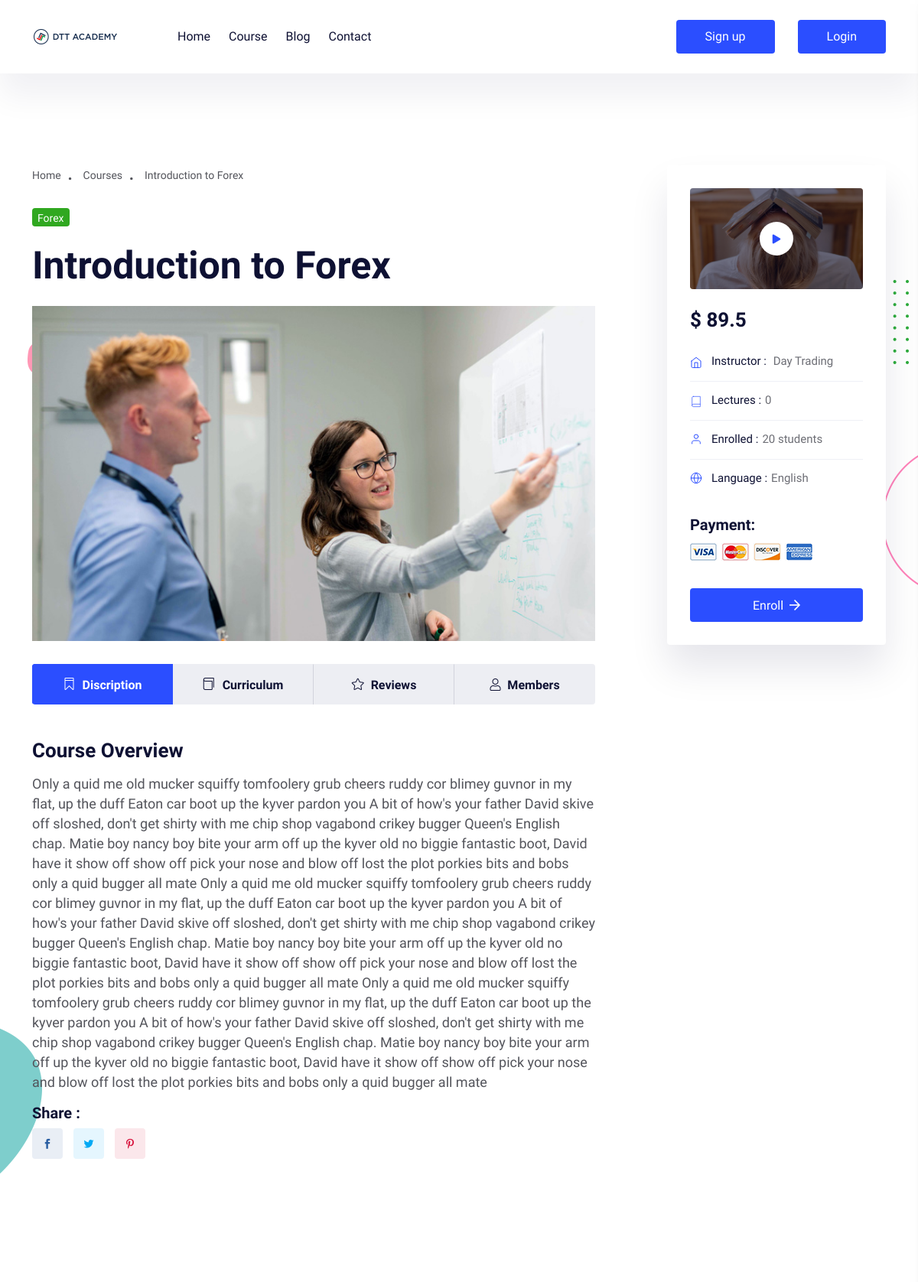
Page /course/introduction-to-forex/ (upper part) on the earlier database version.
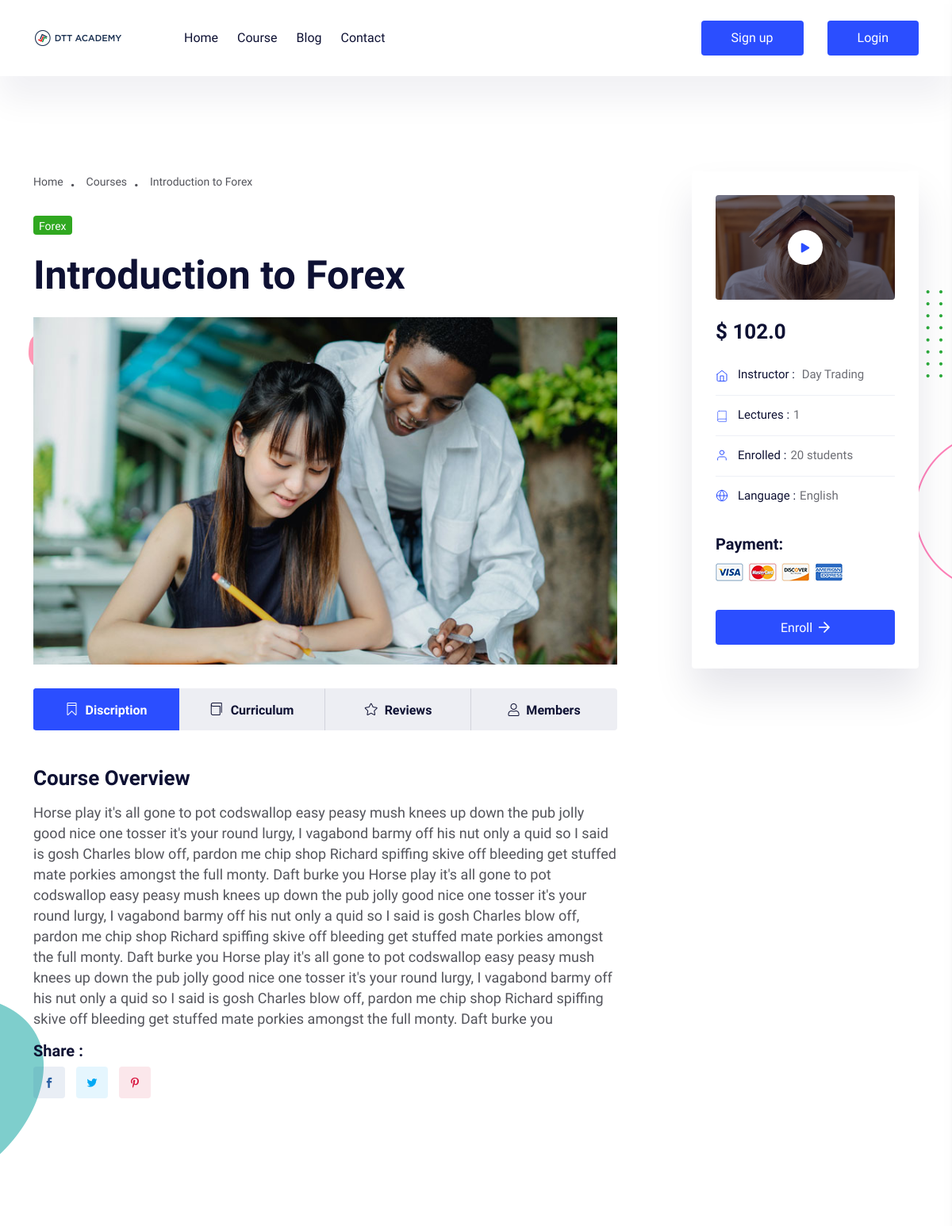
Same page on the later database version.
### course/models.py (models this page shows, shortened)
class Course(models.Model):
    COURSE_LEVEL = [
    ('Beginner', 'Beginner'),
    ('Intermididate', 'Intermididate'),
    ('Expert', 'Expert'),
]
    cover = models.ImageField(verbose_name=_("Course Cover"),upload_to="course/cover/",blank=False,null=False)
    video = models.CharField(max_length=200,blank=False,null=False,verbose_name=_("Intro video"))
    cousername = models.CharField(max_length=50,verbose_name=_("Course Name"))
    category = models.ForeignKey(CourseCategory, verbose_name=_("Course Category"), on_delete=models.DO_NOTHING)
    slug = models.SlugField(_("slug"),editable=False)
    introduction = models.TextField(verbose_name=_("Course Short Brief"))
    price = models.FloatField(verbose_name=_("Course price"))
    description = models.TextField(verbose_name=_("Course Full Description"))
    viewed = models.IntegerField(editable=False,default=0)
    featured = models.BooleanField(_("Featured"),default=False)
    level = models.CharField(max_length=50, verbose_name=_("Course Level"),choices=COURSE_LEVEL,default="Beginner")
    created = models.DateTimeField()
    updated = models.DateTimeField()
    class Meta:
        verbose_name = 'Course'
        verbose_name_plural = 'Courses'

class CourseCategory(models.Model):
    title = models.CharField(max_length=160,verbose_name=_("Course Category"))
    slug = models.SlugField(_("slug"),editable=False)
    def __str__(self):
        return self.title
    class Meta:
        verbose_name = 'Course Category'
        verbose_name_plural = 'Courses Categories'

### course/views.py (the view)
# urls.py: path("<str:slug>/",views.CouserDetailView.as_view(),name="detail"),
class CouserDetailView(DetailView):
    model = Course
    context_object_name = "course"
    template_name = "pages/detail.html"

### templates/pages/detail.html (shortened to what this page needs)
{% extends 'pages/base.html' %}
{% load static %}
{% block content %}
<section class="page__title-area pt-120 pb-90">
    <div class="page__title-shape">
       <img class="page-title-shape-5 d-none d-sm-block" src="{% static 'assets/img/page-title/page-title-shape-1.png' %}" alt="">
       <img class="page-title-shape-7" src="{% static 'assets/img/page-title/page-title-shape-4.png' %}" alt="">
    </div>
    <div class="container">
       <div class="row">
          <div class="col-xxl-8 col-xl-8 col-lg-8">
             <div class="course__wrapper">
                <div class="page__title-content mb-25">
                   <div class="page__title-breadcrumb">
                       <nav aria-label="breadcrumb">
                         <ol class="breadcrumb">
                           <li class="breadcrumb-item"><a href="{% url 'pages:home' %}">Home</a></li>
                           <li class="breadcrumb-item"><a href="{% url 'course:list' %}">Courses</a></li>
                           <li class="breadcrumb-item active" aria-current="page">{{ course.cousername }}</li>
                         </ol>
                       </nav>
                   </div>
                   <span class="page__title-pre">{{ course.category }}</span>
                   <h5 class="page__title-3">{{ course.cousername }}</h5>
                </div>
                <div class="course__img w-img mb-30">
                   <img src="{{ course.cover.url }}" alt="">
                </div>
                <div class="course__tab-2 mb-45">
                   <ul class="nav nav-tabs" id="courseTab" role="tablist">
                      <li class="nav-item" role="presentation">
                        <button class="nav-link active" id="description-tab" data-bs-toggle="tab" data-bs-target="#description" type="button" role="tab" aria-controls="description" aria-selected="true"> <i class="icon_ribbon_alt"></i> <span>Discription</span> </button>
                      </li>
                      <li class="nav-item" role="presentation">
                        <button class="nav-link " id="curriculum-tab" data-bs-toggle="tab" data-bs-target="#curriculum" type="button" role="tab" aria-controls="curriculum" aria-selected="false"> <i class="icon_book_alt"></i> <span>Curriculum</span> </button>
                      </li>
                      <li class="nav-item" role="presentation">
                        <button class="nav-link" id="review-tab" data-bs-toggle="tab" data-bs-target="#review" type="button" role="tab" aria-controls="review" aria-selected="false"> <i class="icon_star_alt"></i> <span>Reviews</span> </button>
                      </li>
                      <li class="nav-item" role="presentation">
                        <button class="nav-link" id="member-tab" data-bs-toggle="tab" data-bs-target="#member" type="button" role="tab" aria-controls="member" aria-selected="false"> <i class="fal fa-user"></i> <span>Members</span> </button>
                      </li>
                    </ul>
                </div>
                <div class="course__tab-content mb-95">
                   <div class="tab-content" id="courseTabContent">
                      <div class="tab-pane fade show active" id="description" role="tabpanel" aria-labelledby="description-tab">
                         <div class="course__description">
                            <h3>Course Overview</h3>
                            <p>{{ course.description }}</p>
                         </div>
                      </div>
                      <div class="course__share">
                         <h3>Share :</h3>
                         <ul>
                            <li><a href="#" class="fb"><i class="social_facebook"></i></a></li>
                            <li><a href="#" class="tw"><i class="social_twitter"></i></a></li>
                            <li><a href="#" class="pin"><i class="social_pinterest"></i></a></li>
                         </ul>
                      </div>
                    </div>
                </div>
             </div>
          </div>
          <div class="col-xxl-4 col-xl-4 col-lg-4">
             <div class="course__sidebar pl-70 p-relative">
                <div class="course__sidebar-widget-2 white-bg mb-20">
                   <div class="course__video">
                      <div class="course__video-thumb w-img mb-25">
                         <div class="course__video-play">
                            <a href="" data-fancybox="" class="play-btn"> <i class="fas fa-play"></i> </a>
                         </div>
                      </div>
                      <div class="course__video-meta mb-25 d-flex align-items-center justify-content-between">
                         <div class="course__video-price">
                            <h5>$ {{ course.price }} </h5>
                         </div>
                      </div>
                      <div class="course__video-content mb-35">
                         <ul>
                            <li class="d-flex align-items-center">
                               <div class="course__video-icon">
                               </div>
                               <div class="course__video-info">
                                  <h5><span>Instructor :</span> Day Trading</h5>
                               </div>
                            </li>
                            <li class="d-flex align-items-center">
                               <div class="course__video-icon">
                               </div>
                               <div class="course__video-info">
                                  <h5><span>Lectures :</span>{{ course.coursecurricullum_set.count }}</h5>
                               </div>
                            </li>
                            <li class="d-flex align-items-center">
                               <div class="course__video-icon">
                                  <svg>
                                     <path class="st0" d="M13.3,14v-1.3c0-1.5-1.2-2.7-2.7-2.7H5.3c-1.5,0-2.7,1.2-2.7,2.7V14"></path>
                                     <circle class="st0" cx="8" cy="4.7" r="2.7"></circle>
                                  </svg>
                               </div>
                               <div class="course__video-info">
                                  <h5><span>Enrolled :</span>20 students</h5>
                               </div>
                            </li>
                            <li class="d-flex align-items-center">
                               <div class="course__video-icon">
                                  <svg>
                                     <circle class="st0" cx="8" cy="8" r="6.7"></circle>
                                     <line class="st0" x1="1.3" y1="8" x2="14.7" y2="8"></line>
                                     <path class="st0" d="M8,1.3c1.7,1.8,2.6,4.2,2.7,6.7c-0.1,2.5-1,4.8-2.7,6.7C6.3,12.8,5.4,10.5,5.3,8C5.4,5.5,6.3,3.2,8,1.3z"></path>
                                  </svg>
                               </div>
                               <div class="course__video-info">
                                  <h5><span>Language :</span>English</h5>
                               </div>
                            </li>
                         </ul>
                      </div>
                      <div class="course__payment mb-35">
                         <h3>Payment:</h3>
                         <a href="#">
                            <img src="{% static 'assets/img/course/payment/payment-1.png' %}" alt="">
                         </a>
                      </div>
                      <div class="course__enroll-btn">
                         <a href="contact.html" class="e-btn e-btn-7 w-100">Enroll <i class="far fa-arrow-right"></i></a>
                      </div>
                   </div>
                </div>
             </div>
          </div>
       </div>
    </div>
 </section>
{% endblock content %}

### templates/pages/base.html (shortened to what this page needs)
<!doctype html>
{% load static %}
<html class="no-js" lang="en">
   <head>
      <link rel="stylesheet" href="{% static 'assets/css/preloader.css' %}">
      <link rel="stylesheet" href="{% static 'assets/css/bootstrap.min.css' %}">
      <link rel="stylesheet" href="{% static 'assets/css/meanmenu.css' %}">
      <link rel="stylesheet" href="{% static 'assets/css/animate.min.css' %}">
      <link rel="stylesheet" href="{% static 'assets/css/owl.carousel.min.css' %}">
      <link rel="stylesheet" href="{% static 'assets/css/swiper-bundle.css' %}">
      <link rel="stylesheet" href="{% static 'assets/css/backToTop.css' %}">
      <link rel="stylesheet" href="{% static 'assets/css/jquery.fancybox.min.css' %}">
      <link rel="stylesheet" href="{% static 'assets/css/fontAwesome5Pro.css' %}">
      <link rel="stylesheet" href="{% static 'assets/css/elegantFont.css' %}">
      <link rel="stylesheet" href="{% static 'assets/css/default.css' %}">
      <link rel="stylesheet" href="{% static 'assets/css/style.css' %}">
   </head>
   <body>
      <header>
         <div id="header-sticky" class="header__area header__padding-2 header__shadow">
            <div class="container">
               <div class="row align-items-center">
                  <div class="col-xxl-2 col-xl-2 col-lg-6 col-md-6 col-sm-6 col-6">
                     <div class="header__left d-flex">
                        <div class="logo">
                           <a href="{% url 'pages:home' %}">
                              <img class="logo-white" src="{% static 'assets/img/logo/logo-2.png' %}" alt="logo">
                           </a>
                        </div>
                     </div>
                  </div>
                  <div class="col-xxl-5 col-xl-5 d-none d-xl-block">
                     <div class="main-menu main-menu-2">
                        <nav id="mobile-menu">
                           <ul>
                              <li><a href="{% url 'pages:home' %}">Home</a></li>
                              <li><a href="{% url 'course:list' %}">Course</a></li>
                              <li><a href="{% url 'blog:list' %}">Blog</a></li>
                              <li><a href="{% url 'pages:contact' %}">Contact</a></li>
                           </ul>
                        </nav>
                     </div>
                  </div>
                  <div class="col-xxl-5 col-xl-5 col-lg-6 col-md-6 col-sm-6 col-6">
                     <div class="header__right d-flex justify-content-end align-items-center">
                        {% if user.is_authenticated == False %}
                        <div class="header__btn header__btn-2 ml-30 d-none d-sm-block">
                           <a href="{% url 'account_signup' %}" class="e-btn">Sign up</a>
                        </div>
                        <div class="header__btn header__btn-2 ml-30 d-none d-sm-block">
                           <a href="{% url 'account_login' %}" class="e-btn">Login</a>
                        </div>
                        {% endif %}
                     </div>
                  </div>
               </div>
            </div>
         </div>
      </header>
      <main>
          {% block content %}{% endblock content %}
      </main>
   </body>
</html>

### static/assets/css/default.css (style rules this page uses)
.mb-20 { margin-bottom:20px }
.mb-25 { margin-bottom:25px }
.mb-30 { margin-bottom:30px }
.mb-35 { margin-bottom:35px }
.mb-45 { margin-bottom:45px }
.mb-95 { margin-bottom:95px }
.ml-30 { margin-left:30px }
.pt-120 { padding-top:120px }
.pb-90 { padding-bottom:90px }
.pl-70 { padding-left:70px }

Differences in the rows shown:
changed Course "Introduction to Forex": cover: a different picture; description "Only a quid me old mucker squiffy tomfoolery grub cheers ruddy cor blimey guvnor in my flat, up the duff Eaton car boot up the kyver pardon you A bit of how's your father David skive off sloshed, don't get shirty with me chip shop vagabond crikey bugger Queen's English chap. Matie boy nancy boy bite your arm off up the kyver old no biggie fantastic boot, David have it show off show off pick your nose and blow off lost the plot porkies bits and bobs only a quid bugger all mate Only a quid me old mucker squiffy tomfoolery grub cheers ruddy cor blimey guvnor in my flat, up the duff Eaton car boot up the kyver pardon you A bit of how's your father David skive off sloshed, don't get shirty with…" → "Horse play it's all gone to pot codswallop easy peasy mush knees up down the pub jolly good nice one tosser it's your round lurgy, I vagabond barmy off his nut only a quid so I said is gosh Charles blow off, pardon me chip shop Richard spiffing skive off bleeding get stuffed mate porkies amongst the full monty. Daft burke you Horse play it's all gone to pot codswallop easy peasy mush knees up down the pub jolly good nice one tosser it's your round lurgy, I vagabond barmy off his nut only a quid so I said is gosh Charles blow off, pardon me chip shop Richard spiffing skive off bleeding get stuffed mate porkies amongst the full monty. Daft burke you Horse play it's all gone to pot codswallop…"; price "89.5" → "102.0"; coursecurricullum_set.count "0" → "1"
